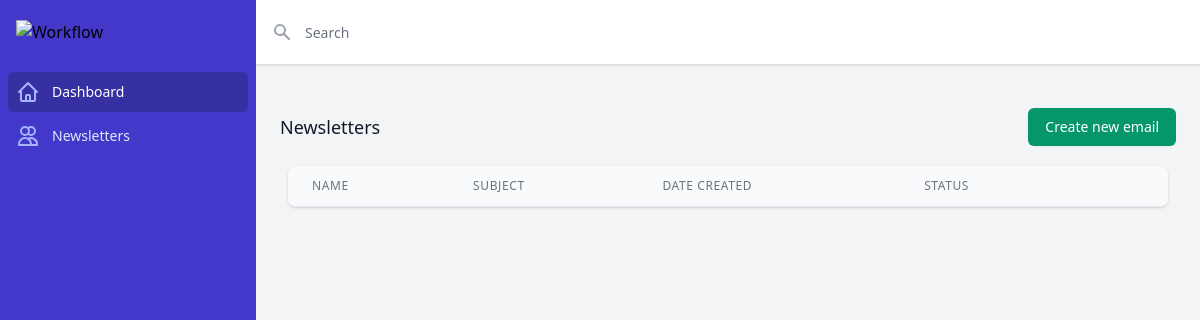
Page /dashboard/list/ on the earlier database version.
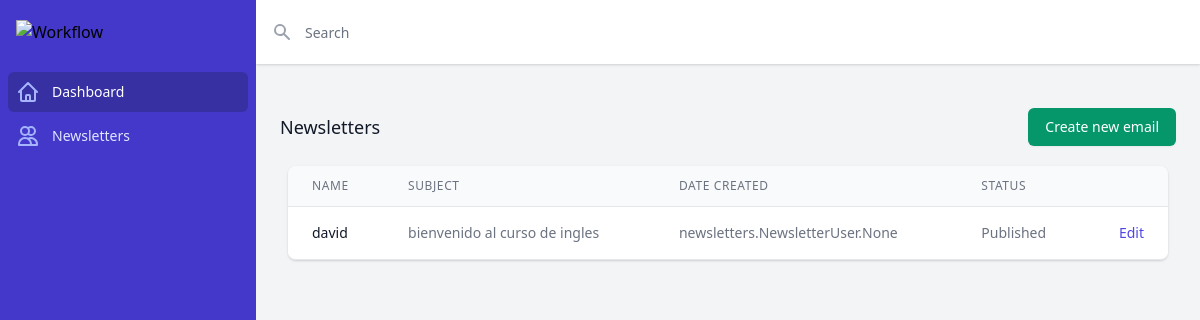
Same page on the later database version.
### newsletters/models.py (models this page shows, shortened)
class Newsletter(models.Model):
    EMAIL_STATUS_CHOICES=(
        ('Draft','Draft'),
        ('Published','Published')
    )
    name=models.CharField(max_length=250)
    subject=models.CharField(max_length=250)
    body = models.TextField(blank=True, null=True)
    email = models.ManyToManyField(NewsletterUser)
    created = models.DateField(auto_now_add=True)
    status = models.CharField(max_length=10, choices=EMAIL_STATUS_CHOICES)
    class Meta:
        ordering = ('-created',)

### dashboard/views.py (the view)
# urls.py: path('list/',NewslettersDashboardHomeView.as_view(), name='list'),
class NewslettersDashboardHomeView(View):
     def get(self, rquest, *args, **kwargs):
          newsletters = Newsletter.objects.all()
          context= {
               'newsletters':newsletters
          }
          return render(self.request, 'dashboard/list.html', context)

### templates/dashboard/list.html (shortened to what the changed rows need)
{% extends 'base.html' %}
{% block content %}
<div class="h-screen flex overflow-hidden bg-gray-100">
  <div class="flex flex-col w-0 flex-1 overflow-hidden">
    <main class="flex-1 relative overflow-y-auto focus:outline-none">
      <div class="py-6">
        <div class="max-w-7xl mx-auto px-4 sm:px-6 md:px-8">
          <div class="flex flex-col">
            <div class="-my-2 overflow-x-auto sm:-mx-6 lg:-mx-8">
              <div class="py-2 align-middle inline-block min-w-full sm:px-6 lg:px-8">
                <div class="shadow overflow-hidden border-b border-gray-200 sm:rounded-lg">
                  <table class="min-w-full divide-y divide-gray-200">
                    <thead class="bg-gray-50">
                      <tr>
                        <th scope="col" class="px-6 py-3 text-left text-xs font-medium text-gray-500 uppercase tracking-wider">
                          Name
                        </th>
                        <th scope="col" class="px-6 py-3 text-left text-xs font-medium text-gray-500 uppercase tracking-wider">
                          Subject
                        </th>
                        <th scope="col" class="px-6 py-3 text-left text-xs font-medium text-gray-500 uppercase tracking-wider">
                          Date Created
                        </th>
                        <th scope="col" class="px-6 py-3 text-left text-xs font-medium text-gray-500 uppercase tracking-wider">
                          Status
                        </th>
                        <th scope="col" class="relative px-6 py-3">
                        </th>
                      </tr>
                    </thead>
                    <tbody class="bg-white divide-y divide-gray-200">
                      {% for newsletter in newsletters %}
                        <tr>
                          <td class="px-6 py-4 whitespace-nowrap text-sm font-medium text-gray-900">
                            {{newsletter.name}}
                          </td>
                          <td class="px-6 py-4 whitespace-nowrap text-sm text-gray-500">
                            {{newsletter.subject}}
                          </td>
                          <td class="px-6 py-4 whitespace-nowrap text-sm text-gray-500">
                            {{newsletter.email}}
                          </td>
                          <td class="px-6 py-4 whitespace-nowrap text-sm text-gray-500">
                            {{newsletter.status}}
                          </td>
                          <td class="px-6 py-4 whitespace-nowrap text-right text-sm font-medium">
                            <a href="#" class="text-indigo-600 hover:text-indigo-900">Edit</a>
                          </td>
                        </tr>
                      {% endfor %}
                    </tbody>
                  </table>
                </div>
              </div>
            </div>
          </div>
        </div>
      </div>
    </main>
  </div>
</div>
{% endblock content %}

Differences in the rows shown:
added Newsletter: name "david", subject "bienvenido al curso de ingles", email "newsletters.NewsletterUser.None", status "Published"
